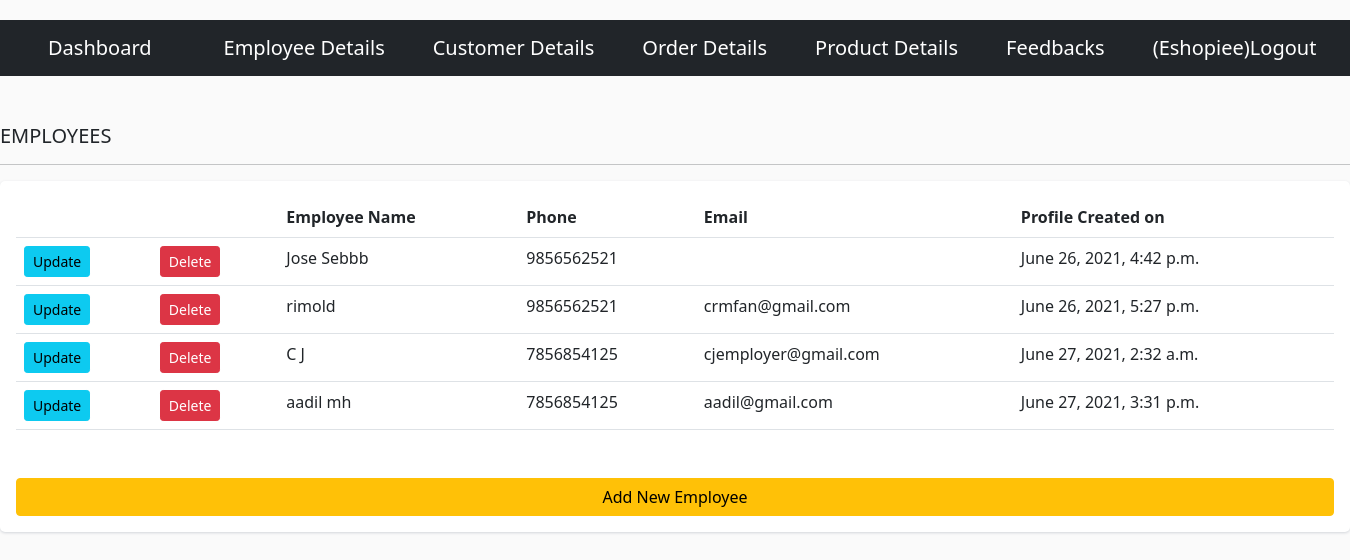
The app's page /dash/employee/ (signed in) with its own data.
### adminpanel/models.py (models this page shows, shortened)
class EmployeeModel(models.Model):
    user = models.OneToOneField(User,null=True,blank=True,on_delete=models.CASCADE)
    name = models.CharField(max_length=100,null=True)
    phone = models.CharField(max_length=100,null=True)
    date_created = models.DateTimeField(auto_now_add=True,null=True)
    updated_at = models.DateTimeField(auto_now=True)

### adminpanel/views.py (the view)
# urls.py: path('employee/',EmployeeView.as_view(),name='employee'),
class EmployeeView(View):
	@method_decorator(login_required(login_url='login'))
	def get(self,request):
		employees = EmployeeModel.objects.all()
		context={
			'employees': employees
		}
		return render(request,'employee.html',context)

### adminpanel/templates/employee.html
{% extends 'base1.html' %}
{% load static %}
{% block content %}
<div class="col-md">
    <h5>EMPLOYEES</h5>
    <hr>
    <div class="card card-body">
        <table class="table table-lg mb-5">
            <tr>
                <th></th>
                <th></th>
                <th>Employee Name</th>
                <th>Phone</th>
                <th>Email</th>
                <th>Profile Created on</th>
            </tr>
            {% for employee in employees %}
            <tr>
                <td><a class="btn btn-sm btn-info" href="{% url 'employee_update' employee.id %}">Update</a></td>
                <td><a class="btn btn-sm btn-danger" href="{% url 'delete_employee' employee.id %}">Delete</a></td>
                <td>{{employee.name}} </td>
                <td>{{employee.phone}}</td>
                <td>{{employee.user.email}}</td>
                <td>{{employee.date_created}}</td>
            </tr>
            {% endfor %}
        </table>
        <a class="btn btn-warning" href="{% url 'cust_reg' %}">Add New Employee</a>
    </div>
</div>
{% endblock %}

### adminpanel/templates/base1.html (shortened to what this page needs)
{% load static %}
<!doctype html>
<html lang="en">
  <head>
    <link href="https://cdn.jsdelivr.net/npm/bootstrap@5.0.1/dist/css/bootstrap.min.css" rel="stylesheet">
    <link rel="stylesheet" href="{% static 'css/product.css' %}">
  </head>
  <body>
    <nav class="navbar navbar-expand-lg navbar-dark bg-dark mb-5">
      <a class="navbar-brand mx-5" href="/dash">Dashboard </a>
      <div class="collapse navbar-collapse" id="navbarSupportedContent">
        <ul class="navbar-nav mr-auto">
          {% if request.user.is_superuser %}
          <li class="nav-item">
            <a class="navbar-brand mx-4" href="{% url 'employee' %}">  Employee Details</a>
          </li>
          <li class="nav-item">
            <a class="navbar-brand mx-4" href="{% url 'customer' %}">  Customer Details    </a>
          </li>
          <li class="nav-item">
            <a class="navbar-brand mx-4" href="{% url 'order' %}">  Order Details  </a>
          </li>
          <li class="nav-item">
            <a class="navbar-brand mx-4" href="{% url 'products' %}">  Product Details  </a>
          </li>
          <li class="nav-item">
            <a class="navbar-brand mx-4" href="{% url 'listfeedback' %}">  Feedbacks  </a>
          </li>
          <li class="nav-item">
            <a class="navbar-brand mx-4" href="{% url 'logout' %}">  ({{request.user}})Logout  </a>
          </li>
{% endif %}
        </ul>
      </div>
    </nav>
    {% block content %}
    {% endblock %}
  </body>
</html>

### static/css/product.css (style rules this page uses)
body { margin-top:20px; background:#FAFAFA; }
.card { border-radius: 5px; -webkit-box-shadow: 0 1px 2.94px 0.06px rgba(4,26,55,0.16); box-shadow: 0 1px 2.94px 0.06px rgba(4,26,55,0.16); border: none; margin-bottom: 30px; -webkit-transition: all 0.3s ease-in-out; transition: all 0.3s ease-in-out; }

### records on screen
EmployeeModel: name "Jose Sebbb", phone "9856562521", date_created "June 26, 2021, 4:42 p.m."
EmployeeModel: name "rimold", phone "9856562521", user.email "crmfan@gmail.com", date_created "June 26, 2021, 5:27 p.m."
EmployeeModel: name "C J", phone "7856854125", user.email "cjemployer@gmail.com", date_created "June 27, 2021, 2:32 a.m."
EmployeeModel: name "aadil mh", phone "7856854125", user.email "aadil@gmail.com", date_created "June 27, 2021, 3:31 p.m."

### other values on screen
{{ request.user }} "Eshopiee"
